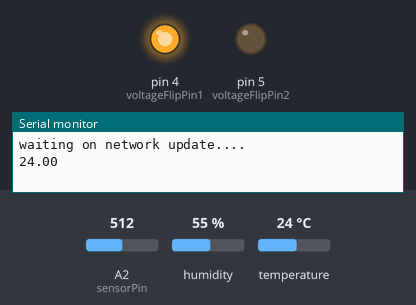
A sketch run on a simulated Arduino Uno, built with avr-gcc and run on an emulated ATmega328P. On the bench: output pins drawn as LEDs (lit = HIGH), the last lines printed to the serial monitor. The test bench sets the inputs (shaded band); at power-on: A2 (sensorPin) = 512, humidity 55 %, temperature 24 °C. No radio packets arrive unless stated.

Above: at 0.5 s.
At 5.8 s:
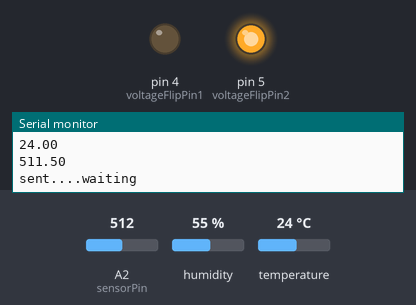
Timing chart, 0 to 8.1 s (numbered marks = the images above):
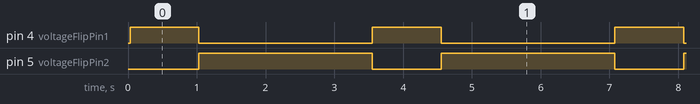

Measured:
- by itself, pin 4 (voltageFlipPin1): alternates HIGH for 1.0 s and LOW for 2.5 s
- by itself, pin 5 (voltageFlipPin2): alternates HIGH for 2.5 s and LOW for 1.0 s

The sketch:

Sensor.ino
```cpp
#include <RF24Network.h>
#include "DHT.h"
#include <RF24.h>
#include <SPI.h>

RF24 radio(7,9);                    // nRF24L01(+) radio attached using Getting Started board

RF24Network network(radio);          // Network uses that radio

const uint16_t this_node = 01;        // Address of our node in Octal format
const uint16_t other_node = 00;       // Address of the other node in Octal format

const unsigned long interval = 2000; //ms  // How often to send 'hello world to the other unit


struct payload_t {                  // Structure of our payload
  float temp;
  float humidity;
  float moisture;
};

#define DHTPIN 2
#define DHTTYPE DHT11
DHT dht(DHTPIN, DHTTYPE);
#define voltageFlipPin1 4
#define voltageFlipPin2 5
#define sensorPin 2

int flipTimer = 500;

void setSensorPolarity(boolean flip){
  if(flip){
    digitalWrite(voltageFlipPin1, HIGH);
    digitalWrite(voltageFlipPin2, LOW);
  }else{
    digitalWrite(voltageFlipPin1, LOW);
    digitalWrite(voltageFlipPin2, HIGH);
  }
}
void setup(void)
{
  Serial.begin(57600);
  //Serial.println("RF24Network/examples/helloworld_tx/");
 SPI.beginTransaction(SPISettings(12000000, MSBFIRST, SPI_MODE0));
  //SPI.begin();
  radio.begin();
  network.begin(/*channel*/ 90, /*node address*/ this_node);
  pinMode(voltageFlipPin1, OUTPUT);
  pinMode(voltageFlipPin2, OUTPUT);
  pinMode(sensorPin, INPUT);
  dht.begin();
}

void loop() {
  Serial.println("waiting on network update....");
  network.update();                          // Check the network regularly

  float h = dht.readHumidity();

  float t = dht.readTemperature();
  Serial.println(t);
  float hic = dht.computeHeatIndex(t, h, false);

  setSensorPolarity(true);
  delay(flipTimer);
  float val1 = analogRead(sensorPin);
  delay(flipTimer);
  setSensorPolarity(false);
  delay(flipTimer);
  // invert the reading
   float val2 = 1023-analogRead(sensorPin);

   float avg = (val1 + val2) / 2;
   Serial.println(avg);
    //Serial.print("Sending...");
    payload_t payload = { t, h, avg };
    RF24NetworkHeader header(/*to node*/ other_node);
    bool ok = network.write(header,&payload,sizeof(payload));
    Serial.println("sent....waiting");
    delay(interval);
}
```
